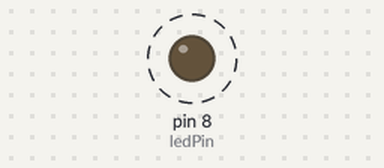
Bench run of a sketch on a simulated Arduino Uno, built with avr-gcc and run on an emulated ATmega328P. Shown: output pins drawn as LEDs (lit = HIGH). Dashed ring = blinking.

Above: at 0.3 s.
Timing chart, 0 to 3.0 s (numbered marks = the images above):
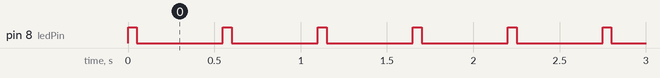

Measured:
- by itself, pin 8 (ledPin): alternates HIGH for 0.05 s and LOW for 0.50 s

The sketch:

7b_Functies.ino
```cpp
// Een Functie gebruiken

int buttonPin = 2;     // the number of the pushbutton pin
int ledPin =  8;       // the number of the LED pin
int buttonState = 1;  // variable for reading the pushbutton status

void setup() {
  pinMode(ledPin, OUTPUT);
  pinMode(buttonPin, INPUT_PULLUP);
}

boolean button(){
  if(!digitalRead(buttonPin)) return 1;
 else return 0;
}

void loop() {
  if (button) ledknipper();
}

void ledknipper() {
  for (int i = 1; i <= 5; i++) {
    digitalWrite(ledPin, HIGH);   // turn the LED on
    delay(50);                  // wait
    digitalWrite(ledPin, LOW);    // turn the LED off
    delay(500);                  // wait
  }
}
```
